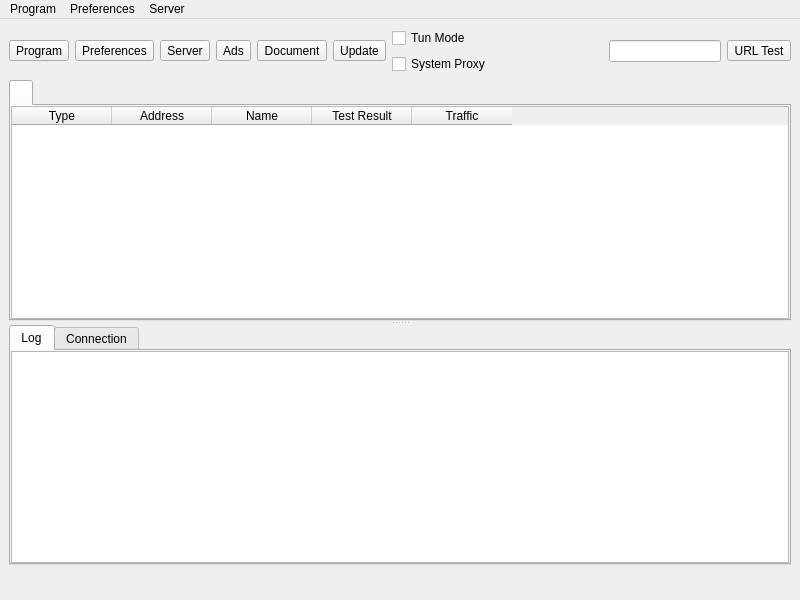
<?xml version="1.0" encoding="UTF-8"?>
<ui version="4.0">
 <class>MainWindow</class>
 <widget class="QMainWindow" name="MainWindow">
  <property name="geometry">
   <rect>
    <x>0</x>
    <y>0</y>
    <width>800</width>
    <height>600</height>
   </rect>
  </property>
  <property name="minimumSize">
   <size>
    <width>800</width>
    <height>600</height>
   </size>
  </property>
  <property name="windowTitle">
   <string notr="true">nya</string>
  </property>
  <widget class="QWidget" name="centralwidget">
   <layout class="QVBoxLayout" name="verticalLayout_3" stretch="0,0,0">
    <item>
     <layout class="QHBoxLayout" name="horizontalLayout_2">
      <item>
       <widget class="QToolButton" name="toolButton_program">
        <property name="text">
         <string>Program</string>
        </property>
        <property name="icon">
         <iconset theme="b-system-run">
          <normaloff>.</normaloff>.</iconset>
        </property>
        <property name="iconSize">
         <size>
          <width>24</width>
          <height>24</height>
         </size>
        </property>
        <property name="popupMode">
         <enum>QToolButton::InstantPopup</enum>
        </property>
        <property name="toolButtonStyle">
         <enum>Qt::ToolButtonTextUnderIcon</enum>
        </property>
       </widget>
      </item>
      <item>
       <widget class="QToolButton" name="toolButton_preferences">
        <property name="text">
         <string>Preferences</string>
        </property>
        <property name="icon">
         <iconset theme="b-preferences">
          <normaloff>.</normaloff>.</iconset>
        </property>
        <property name="iconSize">
         <size>
          <width>24</width>
          <height>24</height>
         </size>
        </property>
        <property name="popupMode">
         <enum>QToolButton::InstantPopup</enum>
        </property>
        <property name="toolButtonStyle">
         <enum>Qt::ToolButtonTextUnderIcon</enum>
        </property>
       </widget>
      </item>
      <item>
       <widget class="QToolButton" name="toolButton_server">
        <property name="text">
         <string>Server</string>
        </property>
        <property name="icon">
         <iconset theme="b-network-server">
          <normaloff>.</normaloff>.</iconset>
        </property>
        <property name="iconSize">
         <size>
          <width>24</width>
          <height>24</height>
         </size>
        </property>
        <property name="popupMode">
         <enum>QToolButton::InstantPopup</enum>
        </property>
        <property name="toolButtonStyle">
         <enum>Qt::ToolButtonTextUnderIcon</enum>
        </property>
       </widget>
      </item>
      <item>
       <widget class="QToolButton" name="toolButton_ads">
        <property name="text">
         <string>Ads</string>
        </property>
        <property name="icon">
         <iconset theme="b-internet-web-browser">
          <normaloff>.</normaloff>.</iconset>
        </property>
        <property name="iconSize">
         <size>
          <width>24</width>
          <height>24</height>
         </size>
        </property>
        <property name="popupMode">
         <enum>QToolButton::InstantPopup</enum>
        </property>
        <property name="toolButtonStyle">
         <enum>Qt::ToolButtonTextUnderIcon</enum>
        </property>
        <property name="visible">
          <bool>false</bool>
        </property>
       </widget>
      </item>
      <item>
       <widget class="QToolButton" name="toolButton_document">
        <property name="text">
         <string>Document</string>
        </property>
        <property name="icon">
         <iconset theme="b-dialog-question">
          <normaloff>.</normaloff>.</iconset>
        </property>
        <property name="iconSize">
         <size>
          <width>24</width>
          <height>24</height>
         </size>
        </property>
        <property name="popupMode">
         <enum>QToolButton::InstantPopup</enum>
        </property>
        <property name="toolButtonStyle">
         <enum>Qt::ToolButtonTextUnderIcon</enum>
        </property>
        <property name="visible">
          <bool>false</bool>
        </property>
       </widget>
      </item>
      <item>
       <widget class="QToolButton" name="toolButton_update">
        <property name="text">
         <string>Update</string>
        </property>
        <property name="icon">
         <iconset theme="b-system-software-update">
          <normaloff>.</normaloff>.</iconset>
        </property>
        <property name="iconSize">
         <size>
          <width>24</width>
          <height>24</height>
         </size>
        </property>
        <property name="popupMode">
         <enum>QToolButton::InstantPopup</enum>
        </property>
        <property name="toolButtonStyle">
         <enum>Qt::ToolButtonTextUnderIcon</enum>
        </property>
        <property name="visible">
          <bool>false</bool>
        </property>
       </widget>
      </item>
      <item>
       <layout class="QVBoxLayout" name="verticalLayout_4">
        <item>
         <widget class="QCheckBox" name="checkBox_VPN">
          <property name="sizePolicy">
           <sizepolicy hsizetype="Minimum" vsizetype="Minimum">
            <horstretch>0</horstretch>
            <verstretch>0</verstretch>
           </sizepolicy>
          </property>
          <property name="text">
           <string>Tun Mode</string>
          </property>
         </widget>
        </item>
        <item>
         <widget class="QCheckBox" name="checkBox_SystemProxy">
          <property name="text">
           <string>System Proxy</string>
          </property>
         </widget>
        </item>
       </layout>
      </item>
      <item>
       <spacer name="horizontalSpacer">
        <property name="orientation">
         <enum>Qt::Horizontal</enum>
        </property>
        <property name="sizeHint" stdset="0">
         <size>
          <width>40</width>
          <height>20</height>
         </size>
        </property>
       </spacer>
      </item>
      <item>
       <widget class="QLineEdit" name="search">
        <property name="clearButtonEnabled">
         <bool>true</bool>
        </property>
       </widget>
      </item>
      <item>
       <widget class="QToolButton" name="toolButton_url_test">
        <property name="text">
         <string>URL Test</string>
        </property>
        <property name="popupMode">
         <enum>QToolButton::InstantPopup</enum>
        </property>
        <property name="toolButtonStyle">
         <enum>Qt::ToolButtonTextUnderIcon</enum>
        </property>
       </widget>
      </item>
     </layout>
    </item>
    <item>
     <widget class="QSplitter" name="splitter">
      <property name="orientation">
       <enum>Qt::Vertical</enum>
      </property>
      <widget class="QTabWidget" name="tabWidget">
       <property name="currentIndex">
        <number>0</number>
       </property>
       <property name="movable">
        <bool>true</bool>
       </property>
       <widget class="QWidget" name="widget1">
        <attribute name="title">
         <string/>
        </attribute>
        <layout class="QGridLayout" name="gridLayout_2">
         <property name="leftMargin">
          <number>0</number>
         </property>
         <property name="topMargin">
          <number>0</number>
         </property>
         <property name="rightMargin">
          <number>0</number>
         </property>
         <property name="bottomMargin">
          <number>0</number>
         </property>
         <property name="spacing">
          <number>0</number>
         </property>
         <item row="0" column="0">
          <widget class="MyTableWidget" name="proxyListTable">
           <property name="contextMenuPolicy">
            <enum>Qt::CustomContextMenu</enum>
           </property>
           <property name="editTriggers">
            <set>QAbstractItemView::NoEditTriggers</set>
           </property>
           <property name="alternatingRowColors">
            <bool>true</bool>
           </property>
           <property name="selectionBehavior">
            <enum>QAbstractItemView::SelectRows</enum>
           </property>
           <property name="horizontalScrollMode">
            <enum>QAbstractItemView::ScrollPerPixel</enum>
           </property>
           <property name="wordWrap">
            <bool>false</bool>
           </property>
           <attribute name="horizontalHeaderMinimumSectionSize">
            <number>16</number>
           </attribute>
           <attribute name="horizontalHeaderHighlightSections">
            <bool>false</bool>
           </attribute>
           <attribute name="horizontalHeaderShowSortIndicator" stdset="0">
            <bool>false</bool>
           </attribute>
           <attribute name="verticalHeaderDefaultSectionSize">
            <number>30</number>
           </attribute>
           <column>
            <property name="text">
             <string>Type</string>
            </property>
           </column>
           <column>
            <property name="text">
             <string>Address</string>
            </property>
           </column>
           <column>
            <property name="text">
             <string>Name</string>
            </property>
           </column>
           <column>
            <property name="text">
             <string>Test Result</string>
            </property>
           </column>
           <column>
            <property name="text">
             <string>Traffic</string>
            </property>
           </column>
          </widget>
         </item>
        </layout>
       </widget>
      </widget>
      <widget class="QWidget" name="aaaaaaaaaaaaaaaaaa">
       <layout class="QVBoxLayout" name="aaaaaaaaaaaa" stretch="0">
        <item>
         <widget class="QTabWidget" name="down_tab">
          <property name="currentIndex">
           <number>0</number>
          </property>
          <widget class="QWidget" name="tab">
           <attribute name="title">
            <string>Log</string>
           </attribute>
           <layout class="QVBoxLayout" name="verticalLayout">
            <property name="spacing">
             <number>0</number>
            </property>
            <property name="leftMargin">
             <number>0</number>
            </property>
            <property name="topMargin">
             <number>0</number>
            </property>
            <property name="rightMargin">
             <number>0</number>
            </property>
            <property name="bottomMargin">
             <number>0</number>
            </property>
            <item>
             <widget class="QTextBrowser" name="masterLogBrowser">
              <property name="contextMenuPolicy">
               <enum>Qt::CustomContextMenu</enum>
              </property>
              <property name="openLinks">
               <bool>false</bool>
              </property>
             </widget>
            </item>
           </layout>
          </widget>
          <widget class="QWidget" name="tab_2">
           <attribute name="title">
            <string>Connection</string>
           </attribute>
           <layout class="QVBoxLayout" name="verticalLayout_2">
            <property name="spacing">
             <number>0</number>
            </property>
            <property name="leftMargin">
             <number>0</number>
            </property>
            <property name="topMargin">
             <number>0</number>
            </property>
            <property name="rightMargin">
             <number>0</number>
            </property>
            <property name="bottomMargin">
             <number>0</number>
            </property>
            <item>
             <widget class="QTableWidget" name="tableWidget_conn">
              <property name="contextMenuPolicy">
               <enum>Qt::CustomContextMenu</enum>
              </property>
              <property name="editTriggers">
               <set>QAbstractItemView::NoEditTriggers</set>
              </property>
              <property name="selectionBehavior">
               <enum>QAbstractItemView::SelectRows</enum>
              </property>
              <property name="verticalScrollMode">
               <enum>QAbstractItemView::ScrollPerPixel</enum>
              </property>
              <property name="horizontalScrollMode">
               <enum>QAbstractItemView::ScrollPerPixel</enum>
              </property>
              <attribute name="horizontalHeaderHighlightSections">
               <bool>false</bool>
              </attribute>
              <column>
               <property name="text">
                <string>Status</string>
               </property>
              </column>
              <column>
               <property name="text">
                <string>Outbound</string>
               </property>
              </column>
              <column>
               <property name="text">
                <string>Destination</string>
               </property>
              </column>
             </widget>
            </item>
           </layout>
          </widget>
         </widget>
        </item>
       </layout>
      </widget>
     </widget>
    </item>
    <item>
     <layout class="QHBoxLayout" name="horizontalLayout">
      <item>
       <widget class="QLabel" name="label_running">
        <property name="text">
         <string/>
        </property>
       </widget>
      </item>
      <item>
       <spacer name="horizontalSpacer_2">
        <property name="orientation">
         <enum>Qt::Horizontal</enum>
        </property>
        <property name="sizeType">
         <enum>QSizePolicy::Maximum</enum>
        </property>
        <property name="sizeHint" stdset="0">
         <size>
          <width>0</width>
          <height>20</height>
         </size>
        </property>
       </spacer>
      </item>
      <item>
       <widget class="QLabel" name="label_inbound">
        <property name="text">
         <string/>
        </property>
       </widget>
      </item>
      <item>
       <widget class="QLabel" name="label_speed">
        <property name="text">
         <string/>
        </property>
       </widget>
      </item>
     </layout>
    </item>
   </layout>
  </widget>
  <widget class="QMenuBar" name="menubar">
   <property name="geometry">
    <rect>
     <x>0</x>
     <y>0</y>
     <width>800</width>
     <height>32</height>
    </rect>
   </property>
   <widget class="QMenu" name="menu_program">
    <property name="title">
     <string>Program</string>
    </property>
    <widget class="QMenu" name="menu_spmode">
     <property name="title">
      <string>System Proxy</string>
     </property>
     <addaction name="menu_spmode_system_proxy"/>
     <addaction name="menu_spmode_vpn"/>
     <addaction name="menu_spmode_disabled"/>
    </widget>
    <widget class="QMenu" name="menu_program_preference">
     <property name="title">
      <string>Preferences</string>
     </property>
     <addaction name="actionfake"/>
    </widget>
    <widget class="QMenu" name="menuActive_Server">
     <property name="title">
      <string>Active Server</string>
     </property>
     <addaction name="actionfake_2"/>
    </widget>
    <widget class="QMenu" name="menuActive_Routing">
     <property name="title">
      <string>Active Routing</string>
     </property>
     <addaction name="actionfake_3"/>
    </widget>
    <addaction name="actionShow_window"/>
    <addaction name="menu_add_from_clipboard2"/>
    <addaction name="menu_scan_qr"/>
    <addaction name="separator"/>
    <addaction name="actionStart_with_system"/>
    <addaction name="actionRemember_last_proxy"/>
    <addaction name="actionAllow_LAN"/>
    <addaction name="menuActive_Server"/>
    <addaction name="menuActive_Routing"/>
    <addaction name="menu_spmode"/>
    <addaction name="menu_program_preference"/>
    <addaction name="separator"/>
    <addaction name="actionRestart_Proxy"/>
    <addaction name="actionRestart_Program"/>
    <addaction name="menu_exit"/>
   </widget>
   <widget class="QMenu" name="menu_preferences">
    <property name="title">
     <string>Preferences</string>
    </property>
    <addaction name="menu_manage_groups"/>
    <addaction name="menu_basic_settings"/>
    <addaction name="menu_routing_settings"/>
    <addaction name="menu_vpn_settings"/>
    <addaction name="menu_hotkey_settings"/>
    <addaction name="menu_open_config_folder"/>
   </widget>
   <widget class="QMenu" name="menu_server">
    <property name="title">
     <string>Server</string>
    </property>
    <widget class="QMenu" name="menu_share_item">
     <property name="title">
      <string>Share</string>
     </property>
     <addaction name="menu_qr"/>
     <addaction name="menu_export_config"/>
     <addaction name="separator"/>
     <addaction name="menu_copy_links"/>
     <addaction name="menu_copy_links_nkr"/>
    </widget>
    <widget class="QMenu" name="menuCurrent_Group">
     <property name="title">
      <string>Current Group</string>
     </property>
     <addaction name="actionfake_5"/>
     <addaction name="menu_tcp_ping"/>
     <addaction name="menu_url_test"/>
     <addaction name="menu_full_test"/>
     <addaction name="menu_stop_testing"/>
     <addaction name="menu_clear_test_result"/>
     <addaction name="menu_resolve_domain"/>
     <addaction name="separator"/>
     <addaction name="menu_remove_unavailable"/>
     <addaction name="menu_delete_repeat"/>
     <addaction name="separator"/>
     <addaction name="menu_update_subscription"/>
    </widget>
    <widget class="QMenu" name="menuCurrent_Select">
     <property name="title">
      <string>Current Select</string>
     </property>
     <addaction name="actionfake_4"/>
    </widget>
    <addaction name="menu_add_from_input"/>
    <addaction name="menu_add_from_clipboard"/>
    <addaction name="separator"/>
    <addaction name="menu_start"/>
    <addaction name="menu_stop"/>
    <addaction name="separator"/>
    <addaction name="menu_select_all"/>
    <addaction name="menu_move"/>
    <addaction name="menu_clone"/>
    <addaction name="menu_reset_traffic"/>
    <addaction name="menu_delete"/>
    <addaction name="separator"/>
    <addaction name="menu_share_item"/>
    <addaction name="separator"/>
    <addaction name="menuCurrent_Select"/>
    <addaction name="menuCurrent_Group"/>
    <addaction name="separator"/>
    <addaction name="menu_profile_debug_info"/>
    <addaction name="separator"/>
   </widget>
   <addaction name="menu_program"/>
   <addaction name="menu_preferences"/>
   <addaction name="menu_server"/>
  </widget>
  <action name="menu_exit">
   <property name="text">
    <string>Exit</string>
   </property>
  </action>
  <action name="actionShow_window">
   <property name="text">
    <string>Show Window</string>
   </property>
  </action>
  <action name="menu_basic_settings">
   <property name="text">
    <string>Basic Settings</string>
   </property>
  </action>
  <action name="menu_add_from_input">
   <property name="text">
    <string>New profile</string>
   </property>
  </action>
  <action name="menu_manage_groups">
   <property name="text">
    <string>Groups</string>
   </property>
  </action>
  <action name="menu_start">
   <property name="text">
    <string>Start</string>
   </property>
   <property name="shortcut">
    <string notr="true">Return</string>
   </property>
  </action>
  <action name="menu_stop">
   <property name="text">
    <string>Stop</string>
   </property>
   <property name="shortcut">
    <string notr="true">Ctrl+S</string>
   </property>
  </action>
  <action name="menu_routing_settings">
   <property name="text">
    <string>Routing Settings</string>
   </property>
  </action>
  <action name="menu_add_from_clipboard">
   <property name="text">
    <string>Add profile from clipboard</string>
   </property>
   <property name="shortcut">
    <string notr="true">Ctrl+V</string>
   </property>
  </action>
  <action name="menu_delete">
   <property name="text">
    <string>Delete</string>
   </property>
   <property name="shortcut">
    <string notr="true">Del</string>
   </property>
  </action>
  <action name="menu_add_from_clipboard2">
   <property name="text">
    <string>Add profile from clipboard</string>
   </property>
  </action>
  <action name="menu_profile_debug_info">
   <property name="text">
    <string>Debug Info</string>
   </property>
  </action>
  <action name="menu_qr">
   <property name="text">
    <string>QR Code and link</string>
   </property>
   <property name="shortcut">
    <string notr="true">Ctrl+Q</string>
   </property>
  </action>
  <action name="menu_copy_link">
   <property name="text">
    <string>Copy Link</string>
   </property>
  </action>
  <action name="menu_tcp_ping">
   <property name="text">
    <string notr="true">Tcp Ping</string>
   </property>
   <property name="shortcut">
    <string notr="true">Ctrl+Alt+T</string>
   </property>
  </action>
  <action name="menu_url_test">
   <property name="text">
    <string notr="true">Url Test</string>
   </property>
   <property name="shortcut">
    <string notr="true">Ctrl+Alt+U</string>
   </property>
  </action>
  <action name="menu_clear_test_result">
   <property name="text">
    <string>Clear Test Result</string>
   </property>
   <property name="shortcut">
    <string notr="true">Ctrl+Alt+C</string>
   </property>
  </action>
  <action name="menu_export_config">
   <property name="text">
    <string>Export %1 config</string>
   </property>
   <property name="shortcut">
    <string notr="true">Ctrl+E</string>
   </property>
  </action>
  <action name="menu_reset_traffic">
   <property name="text">
    <string>Reset Traffic</string>
   </property>
   <property name="shortcut">
    <string notr="true">Ctrl+R</string>
   </property>
  </action>
  <action name="menu_scan_qr">
   <property name="text">
    <string>Scan QR Code</string>
   </property>
  </action>
  <action name="menu_spmode_system_proxy">
   <property name="checkable">
    <bool>true</bool>
   </property>
   <property name="text">
    <string>Enable System Proxy</string>
   </property>
  </action>
  <action name="menu_spmode_disabled">
   <property name="checkable">
    <bool>true</bool>
   </property>
   <property name="text">
    <string>Disable</string>
   </property>
  </action>
  <action name="menu_delete_repeat">
   <property name="text">
    <string>Remove Duplicates</string>
   </property>
   <property name="shortcut">
    <string notr="true">Ctrl+Alt+D</string>
   </property>
  </action>
  <action name="actionfake">
   <property name="text">
    <string>fake</string>
   </property>
   <property name="visible">
    <bool>false</bool>
   </property>
  </action>
  <action name="menu_move">
   <property name="text">
    <string>Move</string>
   </property>
   <property name="shortcut">
    <string notr="true">Ctrl+M</string>
   </property>
  </action>
  <action name="actionStart_with_system">
   <property name="checkable">
    <bool>true</bool>
   </property>
   <property name="text">
    <string>Start with system</string>
   </property>
  </action>
  <action name="actionRemember_last_proxy">
   <property name="checkable">
    <bool>true</bool>
   </property>
   <property name="text">
    <string>Remember last profile</string>
   </property>
  </action>
  <action name="actionAllow_LAN">
   <property name="checkable">
    <bool>true</bool>
   </property>
   <property name="text">
    <string>Allow other devices to connect</string>
   </property>
  </action>
  <action name="menu_remove_unavailable">
   <property name="text">
    <string>Remove Unavailable</string>
   </property>
   <property name="shortcut">
    <string notr="true">Ctrl+Alt+R</string>
   </property>
  </action>
  <action name="menu_full_test">
   <property name="text">
    <string>Full Test</string>
   </property>
   <property name="shortcut">
    <string notr="true">Ctrl+Alt+F</string>
   </property>
  </action>
  <action name="menu_hotkey_settings">
   <property name="text">
    <string>Hotkey Settings</string>
   </property>
  </action>
  <action name="menu_select_all">
   <property name="text">
    <string>Select All</string>
   </property>
   <property name="shortcut">
    <string notr="true">Ctrl+A</string>
   </property>
  </action>
  <action name="menu_copy_links_nkr">
   <property name="text">
    <string>Copy links of selected (Neko Links)</string>
   </property>
   <property name="shortcut">
    <string notr="true">Ctrl+N</string>
   </property>
  </action>
  <action name="actionfake_2">
   <property name="text">
    <string>fake</string>
   </property>
   <property name="visible">
    <bool>false</bool>
   </property>
  </action>
  <action name="actionfake_3">
   <property name="text">
    <string>fake</string>
   </property>
   <property name="visible">
    <bool>false</bool>
   </property>
  </action>
  <action name="menu_copy_links">
   <property name="text">
    <string>Copy links of selected</string>
   </property>
   <property name="shortcut">
    <string notr="true">Ctrl+C</string>
   </property>
  </action>
  <action name="menu_spmode_vpn">
   <property name="checkable">
    <bool>true</bool>
   </property>
   <property name="text">
    <string>Enable Tun</string>
   </property>
  </action>
  <action name="menu_clone">
   <property name="text">
    <string>Clone</string>
   </property>
   <property name="shortcut">
    <string notr="true">Ctrl+D</string>
   </property>
  </action>
  <action name="menu_update_subscription">
   <property name="text">
    <string>Update subscription</string>
   </property>
   <property name="shortcut">
    <string notr="true">Ctrl+U</string>
   </property>
  </action>
  <action name="menu_resolve_domain">
   <property name="text">
    <string>Resolve domain</string>
   </property>
   <property name="shortcut">
    <string notr="true">Ctrl+Alt+I</string>
   </property>
  </action>
  <action name="menu_vpn_settings">
   <property name="text">
    <string>Tun Settings</string>
   </property>
  </action>
  <action name="actionRestart_Program">
   <property name="text">
    <string>Restart Program</string>
   </property>
  </action>
  <action name="menu_open_config_folder">
   <property name="text">
    <string>Open Config Folder</string>
   </property>
  </action>
  <action name="actionfake_4">
   <property name="text">
    <string notr="true">fake</string>
   </property>
   <property name="visible">
    <bool>false</bool>
   </property>
  </action>
  <action name="actionfake_5">
   <property name="text">
    <string notr="true">fake</string>
   </property>
   <property name="visible">
    <bool>false</bool>
   </property>
  </action>
  <action name="actionRestart_Proxy">
   <property name="text">
    <string>Restart Proxy</string>
   </property>
  </action>
  <action name="menu_stop_testing">
   <property name="text">
    <string>Stop Testing</string>
   </property>
   <property name="shortcut">
    <string notr="true">Ctrl+Alt+S</string>
   </property>
  </action>
 </widget>
 <customwidgets>
  <customwidget>
   <class>MyTableWidget</class>
   <extends>QTableWidget</extends>
   <header>ui/widget/MyTableWidget.h</header>
  </customwidget>
 </customwidgets>
 <resources/>
 <connections/>
</ui>
